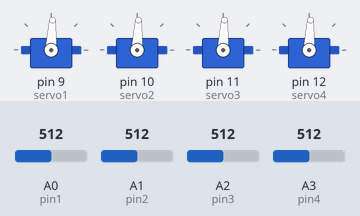
The sketch below on a simulated Arduino Uno, built with avr-gcc and run on an emulated ATmega328P. Parts: 4 × servo. The test bench sets the inputs (shaded band); at power-on: A0 (pin1) = 512, A1 (pin2) = 512, A2 (pin3) = 512, A3 (pin4) = 512.

Above: at 1.2 s.
1.3 s: A0 (pin1) set to 716
At 2.4 s:
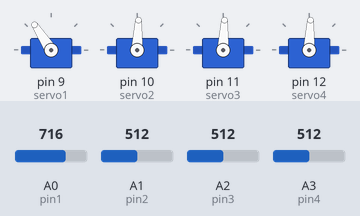
2.8 s: A1 (pin2) set to 716
At 3.8 s:
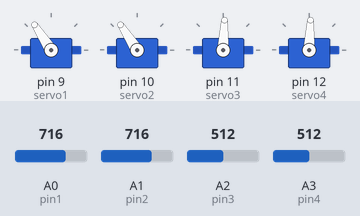
4.3 s: A2 (pin3) set to 716
At 5.1 s:
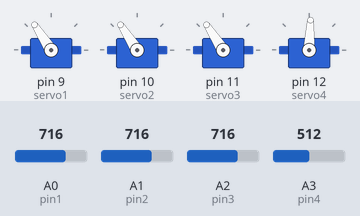
5.8 s: A3 (pin4) set to 716
At 6.4 s:
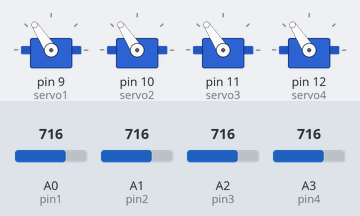
7.3 s: A0 (pin1) set to 992
At 7.8 s:
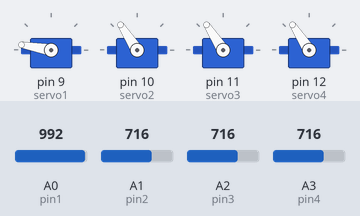
8.8 s: A1 (pin2) set to 992
At 9.1 s:
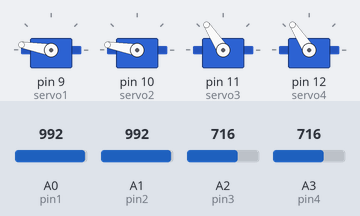
Timing chart, 0 to 11.3 s (numbered marks = the images above; inputs shaded):
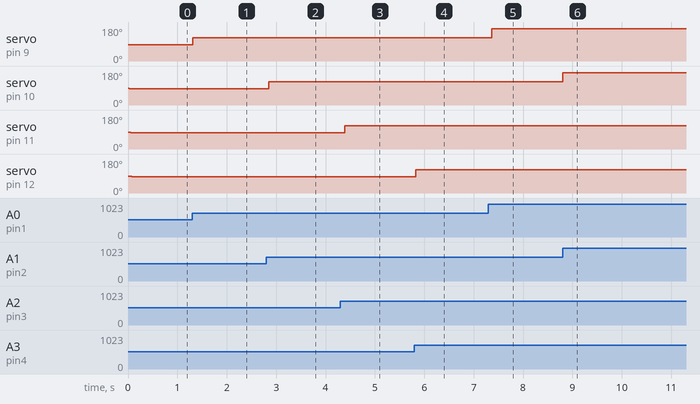

Measured:
- after the input at 1.3 s, servo on pin 9 (servo1): 87° → 123° at once
- after the input at 2.8 s, servo on pin 10 (servo2): 87° → 123° after 0.05 s
- after the input at 4.3 s, servo on pin 11 (servo3): 87° → 123° after 0.09 s
- after the input at 5.8 s, servo on pin 12 (servo4): 87° → 123° at once
- after the input at 7.3 s, servo on pin 9 (servo1): 123° → 170° after 0.07 s
- after the input at 8.8 s, servo on pin 10 (servo2): 123° → 170° at once

The sketch:

finger_control.ino
```cpp
#include <Servo.h>

Servo servo1; // create servo structs
Servo servo2;
Servo servo3;
Servo servo4;

int pin1 = 0; // create analog values
int pin2 = 1;
int pin3 = 2;
int pin4 = 3;

int val1 = 0; // create digital values
int val2 = 0;
int val3 = 0;
int val4 = 0;

void setup()
{
  servo1.attach(9); // attach to 9th digital pwm output
  servo2.attach(10); // 10th
  servo3.attach(11); // 11th
  servo4.attach(12); // 12th
}

void loop() // constantly update servos to reflect rotation of potentiometers
{
	val1 = analogRead(pin1); // update values for servo1
	val1 = map(val1, 3, 1023, 0, 176); // maps analog values to virtual value
	servo1.write(val1); // send new value to servo
	delay(25); // reduce loop lag

	val2 = analogRead(pin2); // update values for servo2
	val2 = map(val2, 3, 1023, 0, 176); // maps analog values to virtual value
	servo2.write(val2); // send new value to servo
	delay(25);

	val3 = analogRead(pin3); // update values for servo3
	val3 = map(val3, 3, 1023, 0, 176); // maps analog values to virtual value
	servo3.write(val3); // send new value to servo
	delay(25);

  	val4 = analogRead(pin4); // update values for servo4
  	val4 = map(val4, 3, 1023, 0, 176); // maps analog values to virtual value
  	servo4.write(val4); // send new value to servo
  	delay(25);
}
```
